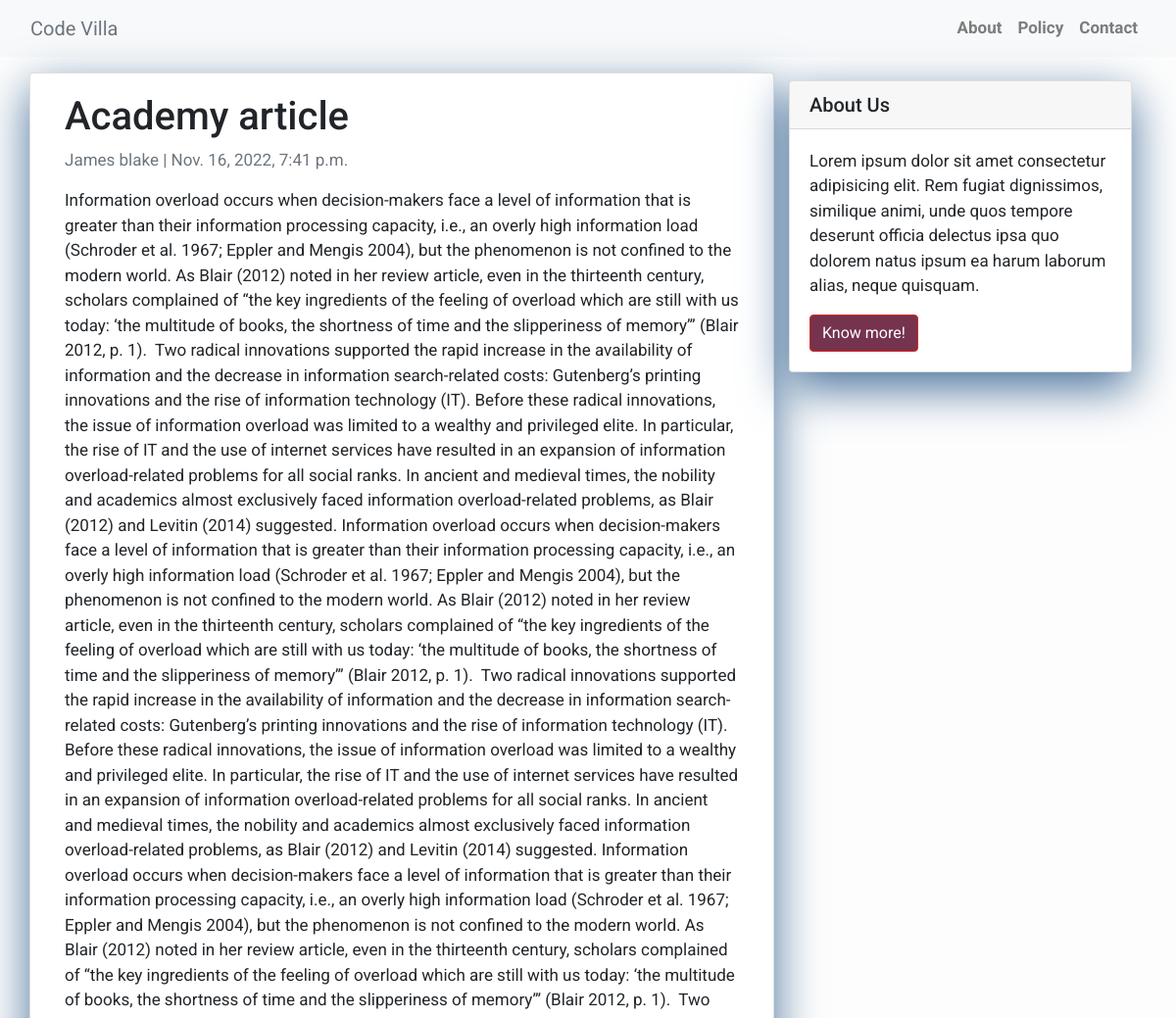
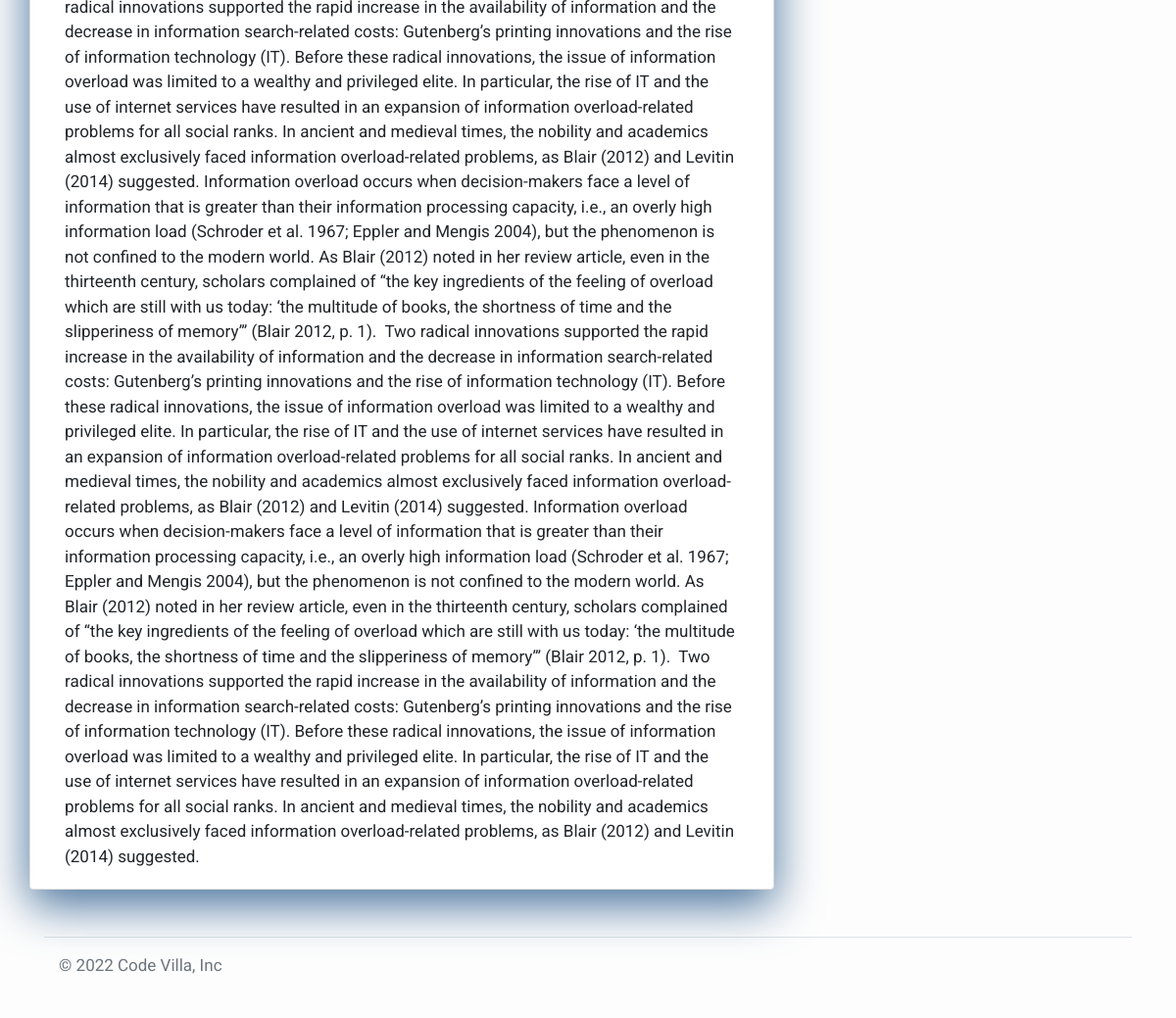
The page /post_detail/7 on the database its author committed (2 pictures, top to bottom).
### blog/models.py (models this page shows, shortened)
class Post(models.Model):
    title = models.CharField(max_length=200)
    authur = models.CharField(max_length=100)
    date_updated = models.DateTimeField(auto_now=True)
    date_created = models.DateTimeField(auto_now_add=True)
    content = models.TextField()
    status = models.IntegerField(choices= STATUS, default=0)
    class Meta():
        ordering =['-date_created']

### blog/views.py (the view)
# urls.py: path('post_detail/<int:pk>', PostDetailView.as_view(), name = 'post_detail')
class PostDetailView(DetailView):
    model = Post
    template_name = 'blog/post_detail.html'

### blog/templates/blog/post_detail.html
{% extends 'blog/base.html' %}
{% block content %}
<div class="container">
  <div class="row">
    <div class="col-md-8 card mb-4  mt-3 left  top">
      <div class="card-body">
        <h1>{% block title %} {{ object.title }} {% endblock title %}</h1>
        <p class=" text-muted">{{ post.authur }} | {{ post.date_created }}</p>
        <p class="card-text ">{{ object.content | safe }}</p>
      </div>
    </div>
    {% block sidebar %} {% include 'blog/sidebar.html' %} {% endblock sidebar %}
  </div>
</div>
{% endblock content %}

### blog/templates/blog/base.html (style rules this page uses)
body { font-family: "Roboto", sans-serif; font-size: 17px; background-color: #fdfdfd; }

### blog/templates/blog/sidebar.html (style rules this page uses)
.card { box-shadow: 0 16px 48px #46709a; }

### rows shown on the page
Post: title "Academy article", authur "James blake", date_created "Nov. 16, 2022, 7:41 p.m.", content "Information overload occurs when decision-makers face a level of information that is greater than their information processing capacity, i.e., an overly high information load (Schroder et al. 1967; Eppler and Mengis 2004), but the phenomenon is not confined to the modern world. As Blair (2012) noted in her review article, even in the thirteenth century, scholars complained of “the key ingredients of the feeling of overload which are still with us today: ‘the multitude of books, the shortness of time and the slipperiness of memory’” (Blair 2012, p. 1). ‍ Two radical innovations supported the rapid increase in the availability of information and the decrease in information search-related…"
